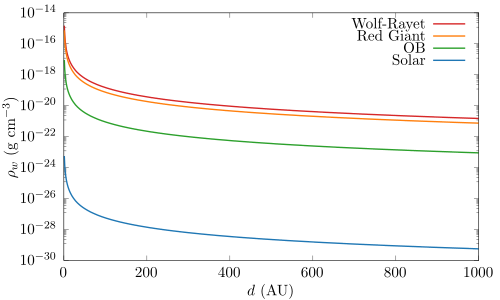

This chart was generated by the following gnuplot code:
# GnuPlot script for plotting single wind densities as a function of distance from the star, wind plotted using a function requiring the wind mass loss rate in solarmass/year and wind terminal velocity in km/s, this assumes a smooth isothermal wind.

# Setup plot, using palette in previous folder and cariolatex terminal
load "../turbo.pal"
set terminal cairolatex standalone size 5in,3in
set output "wind-comp.tex"
# Set high number of samples for smooth plot
set samples 1000
# Conversion constants
msolyrtogs = 6.3010252e25
autocm  = 1.4959787e13
pi      = 3.1415927
kmstocms = 100000
# Function for plotting single wind densities
rho(r,mdot,vinf) = (mdot*msolyrtogs)/(4*pi*((r*autocm)**2)*(vinf*kmstocms))
# Set y axis parameters
set logscale y
set format y '$10^{%L}$'
set ylabel "$\\rho_w$ (g cm$^{-3}$)"
# Set z axis parameters
set xlabel "$d$ (AU)"
set xrange [0:1000]

plot rho(x,1e-5,1500) ls 4 t "Wolf-Rayet" ,\
     rho(x,1e-7,30) ls 2 t "Red Giant" ,\
     rho(x,1e-7,2500) ls 3 t "OB" ,\
     rho(x,1e-14,400) ls 1 t "Solar" 
